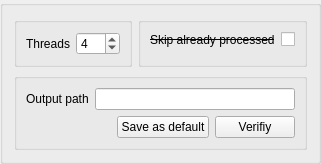
               <widget class="QGroupBox" name="groupBox_6">
                <property name="title">
                 <string/>
                </property>
                <property name="flat">
                 <bool>false</bool>
                </property>
                <layout class="QGridLayout" name="gridLayout_8">
                 <item row="3" column="0" colspan="2">
                  <widget class="QGroupBox" name="groupBox">
                   <property name="title">
                    <string/>
                   </property>
                   <layout class="QGridLayout" name="gridLayout_11">
                    <item row="0" column="1" colspan="3">
                     <widget class="QLineEdit" name="lineEdit_pipeline_output">
                      <property name="sizePolicy">
                       <sizepolicy hsizetype="Expanding" vsizetype="Fixed">
                        <horstretch>0</horstretch>
                        <verstretch>0</verstretch>
                       </sizepolicy>
                      </property>
                      <property name="minimumSize">
                       <size>
                        <width>200</width>
                        <height>0</height>
                       </size>
                      </property>
                      <property name="sizeIncrement">
                       <size>
                        <width>0</width>
                        <height>0</height>
                       </size>
                      </property>
                     </widget>
                    </item>
                    <item row="0" column="0">
                     <widget class="QLabel" name="label_pipeline_output_path">
                      <property name="text">
                       <string>Output path</string>
                      </property>
                     </widget>
                    </item>
                    <item row="1" column="2">
                     <widget class="QPushButton" name="pushButton_save_output">
                      <property name="text">
                       <string>Save as default</string>
                      </property>
                     </widget>
                    </item>
                    <item row="1" column="3">
                     <widget class="QPushButton" name="pushButton_verify_ouput">
                      <property name="text">
                       <string>Verifiy</string>
                      </property>
                     </widget>
                    </item>
                   </layout>
                  </widget>
                 </item>
                 <item row="2" column="1">
                  <widget class="QGroupBox" name="groupBox_9">
                   <property name="title">
                    <string/>
                   </property>
                   <property name="flat">
                    <bool>true</bool>
                   </property>
                   <layout class="QFormLayout" name="formLayout_2">
                    <item row="0" column="0">
                     <widget class="QLabel" name="label_skip">
                      <property name="font">
                       <font>
                        <strikeout>true</strikeout>
                       </font>
                      </property>
                      <property name="text">
                       <string>Skip already processed</string>
                      </property>
                     </widget>
                    </item>
                    <item row="0" column="1">
                     <widget class="QCheckBox" name="checkBox_skip_files">
                      <property name="font">
                       <font>
                        <strikeout>false</strikeout>
                       </font>
                      </property>
                      <property name="text">
                       <string/>
                      </property>
                      <property name="checkable">
                       <bool>false</bool>
                      </property>
                     </widget>
                    </item>
                   </layout>
                  </widget>
                 </item>
                 <item row="2" column="0">
                  <widget class="QGroupBox" name="groupBox_8">
                   <property name="title">
                    <string/>
                   </property>
                   <property name="flat">
                    <bool>true</bool>
                   </property>
                   <layout class="QHBoxLayout" name="horizontalLayout_2">
                    <item>
                     <widget class="QLabel" name="label_threads">
                      <property name="text">
                       <string>Threads</string>
                      </property>
                     </widget>
                    </item>
                    <item>
                     <widget class="QSpinBox" name="spinBox_threads">
                      <property name="wrapping">
                       <bool>false</bool>
                      </property>
                      <property name="frame">
                       <bool>true</bool>
                      </property>
                      <property name="value">
                       <number>4</number>
                      </property>
                     </widget>
                    </item>
                   </layout>
                  </widget>
                 </item>
                </layout>
               </widget>
